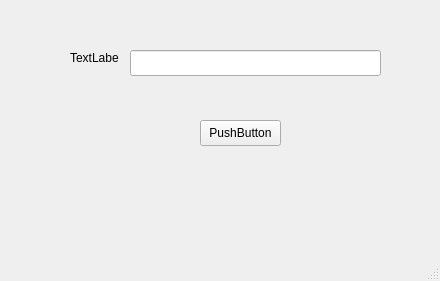
<?xml version="1.0" encoding="UTF-8"?>
<ui version="4.0">
 <class>MainWindow</class>
 <widget class="QMainWindow" name="MainWindow">
  <property name="geometry">
   <rect>
    <x>0</x>
    <y>0</y>
    <width>440</width>
    <height>281</height>
   </rect>
  </property>
  <property name="windowTitle">
   <string>MainWindow</string>
  </property>
  <widget class="QWidget" name="centralwidget">
   <widget class="QLabel" name="label">
    <property name="geometry">
     <rect>
      <x>70</x>
      <y>50</y>
      <width>49</width>
      <height>16</height>
     </rect>
    </property>
    <property name="text">
     <string>TextLabel</string>
    </property>
   </widget>
   <widget class="QLineEdit" name="lineEdit">
    <property name="geometry">
     <rect>
      <x>130</x>
      <y>50</y>
      <width>251</width>
      <height>26</height>
     </rect>
    </property>
   </widget>
   <widget class="QPushButton" name="pushButton">
    <property name="geometry">
     <rect>
      <x>200</x>
      <y>120</y>
      <width>81</width>
      <height>26</height>
     </rect>
    </property>
    <property name="text">
     <string>PushButton</string>
    </property>
   </widget>
  </widget>
  <widget class="QMenuBar" name="menubar">
   <property name="geometry">
    <rect>
     <x>0</x>
     <y>0</y>
     <width>440</width>
     <height>33</height>
    </rect>
   </property>
  </widget>
  <widget class="QStatusBar" name="statusbar"/>
 </widget>
 <resources/>
 <connections/>
</ui>
